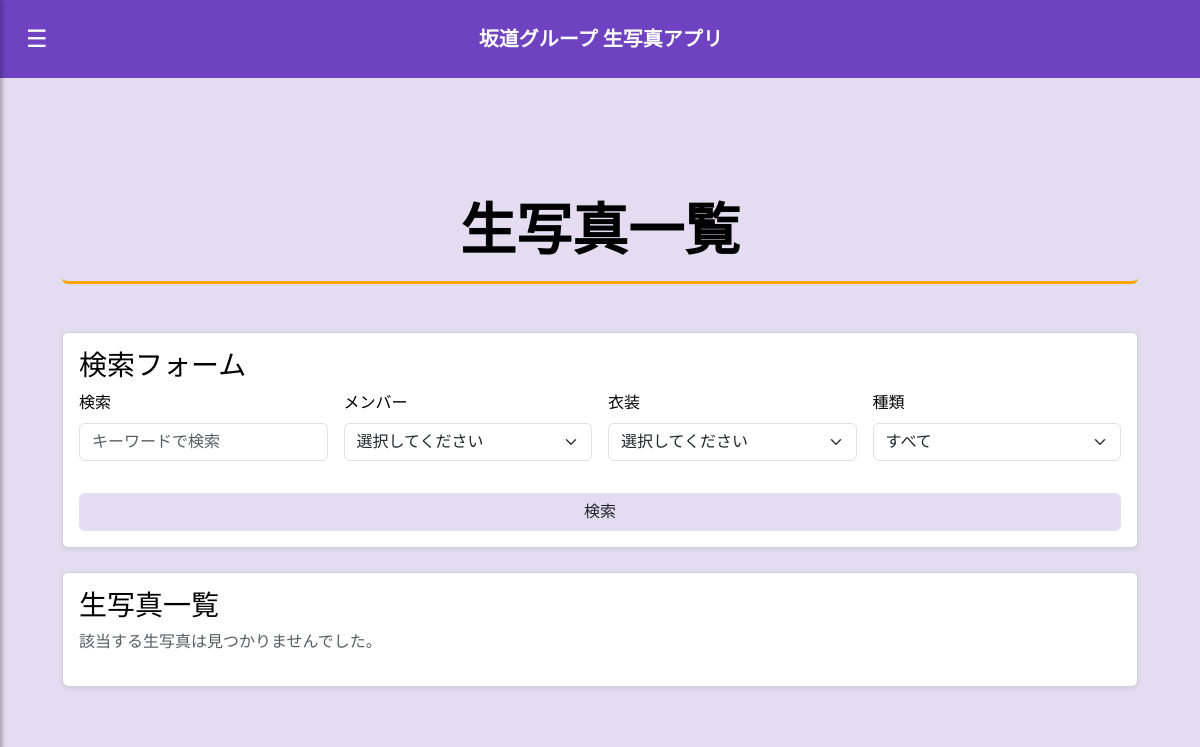
Page /index/nogizaka (signed in) on the earlier database version.
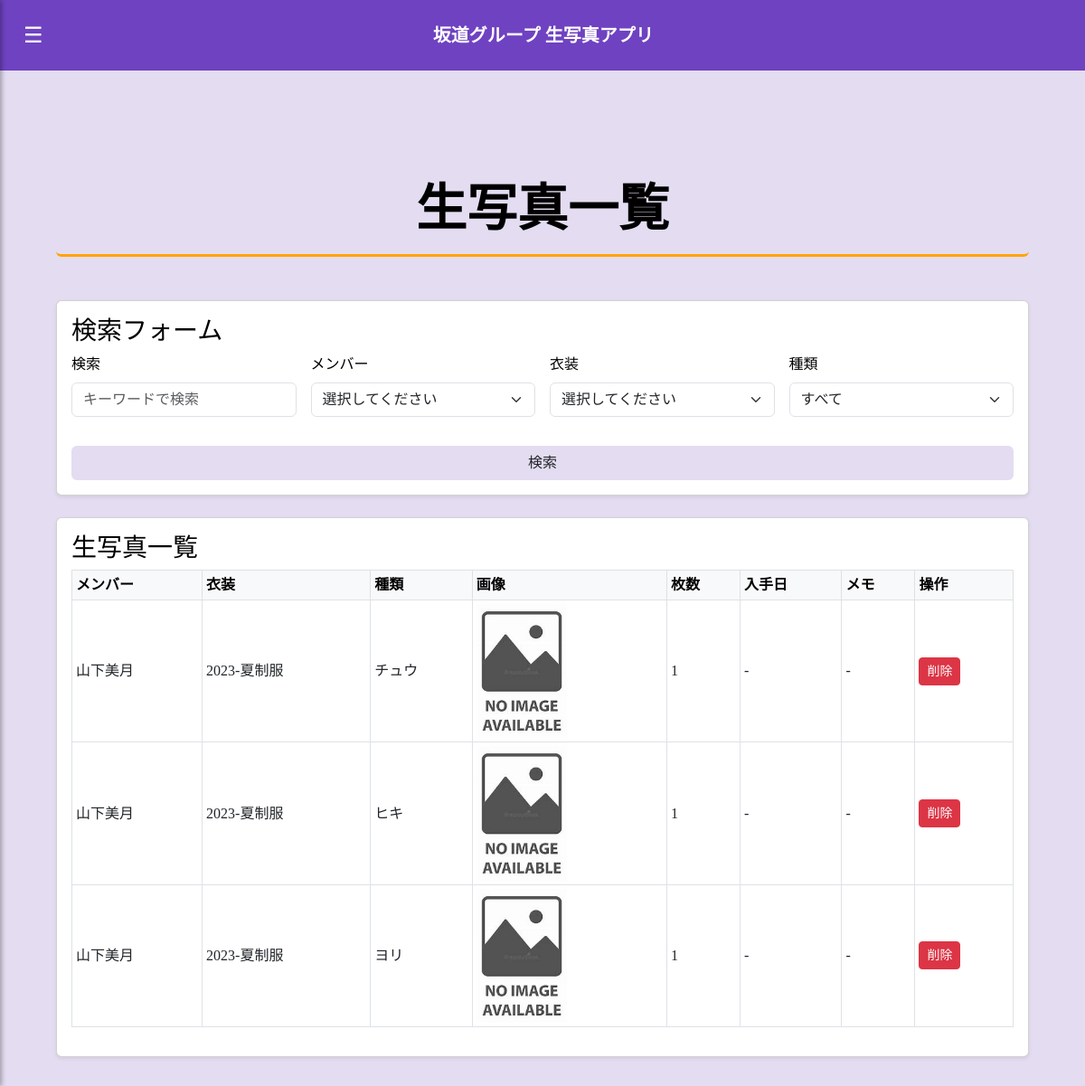
Same page on the later database version.
### models.py (models this page shows)
class UserPhoto(db.Model):
    id = db.Column(db.Integer, primary_key=True)
    user_id = db.Column(db.Integer, db.ForeignKey('user.id'), nullable=False)
    photo_id = db.Column(db.Integer, db.ForeignKey('photo.id'), nullable=False)
    member = db.Column(db.String(64), nullable=False)
    costume = db.Column(db.String(128), nullable=False)
    photo_type = db.Column(db.String(64), nullable=False)
    group = db.Column(db.String(64), nullable=False)
    has_owner = db.Column(db.Boolean, default=True, nullable=False)  # ← 追加
    memo = db.Column(db.String, nullable=True)
    date = db.Column(db.Date, nullable=True)
    quantity = db.Column(db.Integer, nullable=True, default=1)
    photo = db.relationship('Photo', backref='user_photos')
    __table_args__ = (
        db.UniqueConstraint('user_id', 'member', 'costume', 'photo_type', 'group', name='_user_photo_uc'),
    )

### app.py (the view)
@app.route('/index/<group_key>', methods=['GET'])
@login_required
def index(group_key):
    group_colors = {
        'nogizaka': 'bg-nogi',
        'sakurazaka': 'bg-sakura',
        'hinatazaka': 'bg-hinata'
    }
    group_names = {
        'nogizaka': '乃木坂46',
        'sakurazaka': '櫻坂46',
        'hinatazaka': '日向坂46'
    }
    group_color = group_colors.get(group_key, 'bg-default')
    group_name = group_names.get(group_key, '不明')
    user_photos = UserPhoto.query.options(
        joinedload(UserPhoto.photo)
    ).join(
        Photo, UserPhoto.photo_id == Photo.id
    ).filter(
        UserPhoto.user_id == current_user.id,
        Photo.group_key == group_key
    ).all()
    query = request.args.get('query', '').strip().lower()
    member = request.args.get('member', '').strip()
    costume = request.args.get('costume', '').strip()
    photo_type = request.args.get('type', '').strip()
    if query:
        user_photos = [p for p in user_photos if query in p.member.lower() or query in p.costume.lower()]
    if member:
        user_photos = [p for p in user_photos if p.member == member]
    if costume:
        user_photos = [p for p in user_photos if p.costume == costume]
    if photo_type:
        user_photos = [p for p in user_photos if p.photo_type == photo_type]
    for p in user_photos:
        image_rel_path = build_image_path(p.member, p.costume, p.photo_type, group_key)
        image_abs_path = os.path.join(current_app.static_folder, image_rel_path)
        p.image_exists = os.path.exists(image_abs_path)
        p.image_path = image_rel_path
    members = sorted(set(p.member for p in user_photos))
    costumes = sorted(set(p.costume for p in user_photos))
    types = sorted(set(p.photo_type for p in user_photos))
    return render_template(
        'index.html',
        group_key=group_key,
        group_name=group_name,
        group_color=group_color,
        photos=user_photos,
        members=members,
        costumes=costumes,
        types=types,
        endpoint=request.endpoint
    )

### app.py (called while the page is built)
@app.context_processor
def inject_endpoint():
    from flask import request
    return dict(endpoint=request.endpoint)

@login_manager.user_loader
def load_user(user_id):
    return User.query.get(int(user_id))

def build_image_path(member, costume, type_, group_key):
    filename = f"{member}_{costume}_{type_}.jpg"
    return f"member_images/{group_key}/{member}/{filename}"

### templates/index.html (shortened to what this page needs)
{% extends "base.html" %}
{% block content %}
<div class="container mt-5 {{ group_color }}">
  <div class="text-center mb-5">
    <h1 class="display-4 fw-bold text-black p-3 rounded section-title">
      生写真一覧
    </h1>
  </div>
  <div class="row g-4">
    <div class="col-12">
      <div class="card shadow-sm h-100">
        <div class="card-body">
          <h3 class="card-title text-black">検索フォーム</h3>
          <form method="get" action="{{ url_for('index', group_key=group_key) }}">
            <div class="row g-3">
              <div class="col-md-3">
                <label for="query" class="form-label text-black">検索</label>
                <input type="text" id="query" name="query" value="{{ request.args.get('query', '') }}" class="form-control" placeholder="キーワードで検索">
              </div>
              <div class="col-md-3">
                <label for="member" class="form-label text-black">メンバー</label>
                <select class="form-select" id="member" name="member">
                  <option value="" disabled {% if not request.args.get('member') %}selected{% endif %}>選択してください</option>
                </select>
              </div>
              <div class="col-md-3">
                <label for="costume" class="form-label text-black">衣装</label>
                <select class="form-select" id="costume" name="costume">
                  <option value="" disabled {% if not request.args.get('costume') %}selected{% endif %}>選択してください</option>
                </select>
              </div>
              <div class="col-md-3">
                <label for="type" class="form-label text-black">種類</label>
                <select class="form-select" id="type" name="type">
                  <option value="" {% if not request.args.get('type') %}selected{% endif %}>すべて</option>
                </select>
              </div>
              <div class="col-12">
                <button type="submit" class="btn {{ group_color }} w-100 mt-3">検索</button>
              </div>
            </div>
          </form>
        </div>
      </div>
    </div>
    <div class="col-12">
      <div class="card shadow-sm h-100">
        <div class="card-body">
          <h3 class="card-title text-black">生写真一覧</h3>
          {% if photos %}
            <div class="table-responsive">
              <table class="table table-bordered table-sm align-middle">
                <thead class="table-light">
                  <tr>
                    <th>メンバー</th>
                    <th>衣装</th>
                    <th>種類</th>
                    <th>画像</th>
                    <th>枚数</th>
                    <th>入手日</th>
                    <th>メモ</th>
                    <th>操作</th>
                  </tr>
                </thead>
                <tbody>
                  {% for photo in photos %}
                    <tr>
                      <td>{{ photo.member }}</td>
                      <td>{{ photo.costume }}</td>
                      <td>{{ photo.photo_type }}</td>
                      <td>
                        {% if photo.image_exists %}
                          <img src="{{ url_for('static', filename=photo.image_path) }}" width="100" loading="lazy" alt="{{ photo.member }}の写真">
                        {% else %}
                          <img src="{{ url_for('static', filename='member_images/no_photo.jpg') }}" width="100" loading="lazy" alt="画像なし">
                        {% endif %}
                      </td>
                      <td>{{ photo.quantity }}</td>
                      <td>{{ photo.date or '-' }}</td>
                      <td>{{ photo.memo or '-' }}</td>
                      <td>
                        <form method="POST" action="{{ url_for('delete_user_photo', photo_id=photo.id, group_key=group_key) }}">
                          <button type="submit" class="btn btn-danger btn-sm" onclick="return confirm('本当に削除しますか？')">削除</button>
                        </form>
                      </td>
                    </tr>
                  {% endfor %}
                </tbody>
              </table>
            </div>
          {% else %}
            <p class="text-muted">該当する生写真は見つかりませんでした。</p>
          {% endif %}
        </div>
      </div>
    </div>
  </div>
</div>
{% endblock %}

### templates/base.html (shortened to what this page needs)
<!DOCTYPE html>
<html lang="ja">
<head>
    <link rel="stylesheet" href="https://cdn.jsdelivr.net/npm/bootstrap@5.3.0/dist/css/bootstrap.min.css">
    <link href="https://cdn.jsdelivr.net/npm/select2@4.1.0-rc.0/dist/css/select2.min.css" rel="stylesheet" />
    <link rel="stylesheet" href="https://cdnjs.cloudflare.com/ajax/libs/font-awesome/5.15.4/css/all.min.css">
    <link href="https://cdnjs.cloudflare.com/ajax/libs/font-awesome/6.4.0/css/all.min.css" rel="stylesheet" />
</head>
<body class="{{ group_color }}">
    <div class="{% if group_key == 'hinatazaka' %}navbar-hinata
        {% elif group_key == 'sakurazaka' %}navbar-sakura
        {% elif group_key == 'nogizaka' %}navbar-nogi
        {% else %}navbar-default{% endif %} p-3 d-flex justify-content-between align-items-center flex-wrap">
        <button id="menu-button">☰</button>
        <div style="font-size: 20px; font-weight: bold;">
            坂道グループ 生写真アプリ
        </div>
    </div>
    <div class="container mt-4 {{ group_color }}">
        {% block content %}
        {% endblock %}
    </div>
</body>
</html>

### templates/base.html (style rules this page uses)
body { font-family: 'Noto Serif JP', serif; overflow-x: hidden; }
.container { padding: 1rem; }
.bg-nogi { background-color: #e4dcf1 !important; }
.navbar-nogi { background-color: #6f42c1 !important; color: white !important; }
.navbar-hinata #menu-button, .navbar-sakura #menu-button, .navbar-nogi #menu-button { color: white; }
#menu-button { font-size: 24px; background: transparent; border: none; border-radius: 5px; padding: 5px 10px; cursor: pointer; }
.section-title { border-bottom: 3px solid orange; }

Differences in the rows shown:
added UserPhoto: member "山下美月", costume "2023-夏制服", photo_type "チュウ", quantity "1", date "-", memo "-"
added UserPhoto: member "山下美月", costume "2023-夏制服", photo_type "ヒキ", quantity "1", date "-", memo "-"
added UserPhoto: member "山下美月", costume "2023-夏制服", photo_type "ヨリ", quantity "1", date "-", memo "-"
Other differences:
text no longer shown: "該当する生写真は見つかりませんでした。"
text now shown: "メンバー 衣装 種類 画像 枚数 入手日 メモ 操作"
